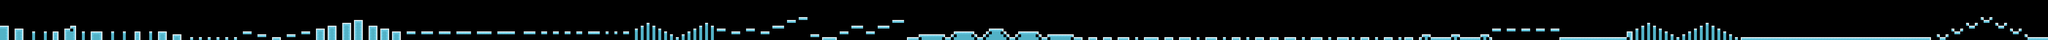

Rendered tile map (Tiled .tmx) drawn with the repository's tilesets; below, a short description and the map source with its tile grids summarised:
An orthogonal 700x14 tile map with 16x16 px tiles, 1 tile layer (ground) and 230 objects (38x spike, 12x collider, 6x ice, 6x iceGoblin, player, ...).

<map version="1.4" tiledversion="1.4.2" orientation="orthogonal" renderorder="right-down" width="700" height="14" tilewidth="16" tileheight="16" infinite="0" nextlayerid="7" nextobjectid="237">
 <editorsettings>
  <export target="../levels/7.lua" format="lua" />
 </editorsettings>
 <tileset firstgid="1" name="tileset" tilewidth="16" tileheight="16" tilecount="36" columns="9">
  <image source="../../../graphics/tileset.png" width="144" height="64" />
 </tileset>
 <layer id="2" name="ground" width="700" height="14">
  <data>[9800 cells, 824 non-empty, 8 distinct tile ids]</data>
 </layer>
 <objectgroup color="#aa0000" id="4" name="entity" visible="0">
  <object id="164" name="Player" type="player" x="16" y="112" width="16" height="16" />
  <object id="166" name="Ice" type="ice" x="11104" y="192" width="16" height="16">
   <ellipse />
  </object>
  <object id="197" name="Ice" type="ice" x="10096" y="192" width="16" height="16">
   <ellipse />
  </object>
  <object id="200" name="Ice" type="ice" x="8848" y="192" width="16" height="16">
   <ellipse />
  </object>
  <object id="201" name="Ice" type="ice" x="8704" y="192" width="16" height="16">
   <ellipse />
  </object>
  <object id="202" name="Ice" type="ice" x="7840" y="192" width="16" height="16">
   <ellipse />
  </object>
  <object id="203" name="Ice" type="ice" x="8016" y="192" width="16" height="16">
   <ellipse />
  </object>
  <object id="218" name="Ice Goblin" type="iceGoblin" x="2624" y="160" width="16" height="16">
   <ellipse />
  </object>
  <object id="219" name="Ice Goblin" type="iceGoblin" x="5440" y="144" width="16" height="16">
   <ellipse />
  </object>
  <object id="220" name="Ice Goblin" type="iceGoblin" x="5616" y="160" width="16" height="16">
   <ellipse />
  </object>
  <object id="221" name="Ice Goblin" type="iceGoblin" x="5792" y="176" width="16" height="16">
   <ellipse />
  </object>
  <object id="222" name="Ice Goblin" type="iceGoblin" x="5264" y="160" width="16" height="16">
   <ellipse />
  </object>
  <object id="223" name="Ice Goblin" type="iceGoblin" x="5088" y="176" width="16" height="16">
   <ellipse />
  </object>
 </objectgroup>
 <objectgroup color="#005500" id="5" name="object" visible="0">
  <object id="165" name="Flag" type="flag" x="11168" y="176" width="16" height="16" />
  <object id="167" name="Spike" type="spike" x="11008" y="160" width="16" height="16" />
  <object id="168" name="Spike" type="spike" x="10928" y="128" width="16" height="16" />
  <object id="169" name="Spike" type="spike" x="10848" y="96" width="16" height="16" />
  <object id="170" name="Spike" type="spike" x="10768" y="128" width="16" height="16" />
  <object id="171" name="Spike" type="spike" x="10688" y="160" width="16" height="16" />
  <object id="172" name="Spike" type="spike" x="10608" y="192" width="16" height="16" />
  <object id="173" name="Spike" type="spike" x="10496" y="192" width="16" height="16" />
  <object id="174" name="Spike" type="spike" x="10480" y="192" width="16" height="16" />
  <object id="175" name="Spike" type="spike" x="10432" y="192" width="16" height="16" />
  <object id="176" name="Spike" type="spike" x="10416" y="192" width="16" height="16" />
  <object id="177" name="Spike" type="spike" x="10368" y="192" width="16" height="16" />
  <object id="178" name="Spike" type="spike" x="10352" y="192" width="16" height="16" />
  <object id="179" name="Spike" type="spike" x="10304" y="192" width="16" height="16" />
  <object id="180" name="Spike" type="spike" x="10288" y="192" width="16" height="16" />
  <object id="181" name="Spike" type="spike" x="10240" y="192" width="16" height="16" />
  <object id="182" name="Spike" type="spike" x="10224" y="192" width="16" height="16" />
  <object id="183" name="Spike" type="spike" x="9552" y="192" width="16" height="16" />
  <object id="184" name="Spike" type="spike" x="9568" y="192" width="16" height="16" />
  <object id="185" name="Spike" type="spike" x="9616" y="192" width="16" height="16" />
  <object id="186" name="Spike" type="spike" x="9632" y="192" width="16" height="16" />
  <object id="187" name="Spike" type="spike" x="9680" y="192" width="16" height="16" />
  <object id="188" name="Spike" type="spike" x="9696" y="192" width="16" height="16" />
  <object id="189" name="Spike" type="spike" x="9744" y="192" width="16" height="16" />
  <object id="190" name="Spike" type="spike" x="9760" y="192" width="16" height="16" />
  <object id="191" name="Spike" type="spike" x="9808" y="192" width="16" height="16" />
  <object id="192" name="Spike" type="spike" x="9824" y="192" width="16" height="16" />
  <object id="193" name="Spike" type="spike" x="9872" y="192" width="16" height="16" />
  <object id="194" name="Spike" type="spike" x="9888" y="192" width="16" height="16" />
  <object id="195" name="Spike" type="spike" x="9936" y="192" width="16" height="16" />
  <object id="196" name="Spike" type="spike" x="9952" y="192" width="16" height="16" />
  <object id="198" name="Spike" type="spike" x="8592" y="192" width="16" height="16" />
  <object id="199" name="Spike" type="spike" x="8608" y="192" width="16" height="16" />
  <object id="204" name="Spike" type="spike" x="5696" y="192" width="16" height="16" />
  <object id="205" name="Spike" type="spike" x="5712" y="192" width="16" height="16" />
  <object id="206" name="Spike" type="spike" x="5520" y="192" width="16" height="16" />
  <object id="207" name="Spike" type="spike" x="5536" y="192" width="16" height="16" />
  <object id="208" name="Spike" type="spike" x="5344" y="192" width="16" height="16" />
  <object id="209" name="Spike" type="spike" x="5360" y="192" width="16" height="16" />
  <object id="214" name="Enemy Collider" type="collider" x="2608" y="160" width="1" height="16" />
  <object id="215" name="Enemy Collider" type="collider" x="2687" y="160" width="1" height="16" />
  <object id="224" name="Enemy Collider" type="collider" x="5871" y="176" width="1" height="16" />
  <object id="225" name="Enemy Collider" type="collider" x="5728" y="176" width="1" height="16" />
  <object id="226" name="Enemy Collider" type="collider" x="5679" y="160" width="1" height="16" />
  <object id="227" name="Enemy Collider" type="collider" x="5568" y="160" width="1" height="16" />
  <object id="228" name="Enemy Collider" type="collider" x="5487" y="144" width="1" height="16" />
  <object id="229" name="Enemy Collider" type="collider" x="5408" y="144" width="1" height="16" />
  <object id="230" name="Enemy Collider" type="collider" x="5327" y="160" width="1" height="16" />
  <object id="231" name="Enemy Collider" type="collider" x="5216" y="160" width="1" height="16" />
  <object id="232" name="Enemy Collider" type="collider" x="5167" y="176" width="1" height="16" />
  <object id="233" name="Enemy Collider" type="collider" x="5024" y="176" width="1" height="16" />
  <object id="236" name="Checkpoint" type="checkpoint" x="6288" y="176" width="16" height="16" />
 </objectgroup>
 <objectgroup id="6" name="powerup" visible="0">
  <object id="234" name="Chocolate" type="chocolate" x="1952" y="80" width="16" height="16" />
  <object id="235" name="Straw Berry" type="strawberry" x="6608" y="176" width="16" height="16" />
 </objectgroup>
 <objectgroup color="#000000" id="3" name="solid" visible="0">
  <!-- 163 objects omitted --></objectgroup>
</map>
<!-- 163 of 230 objects omitted -->